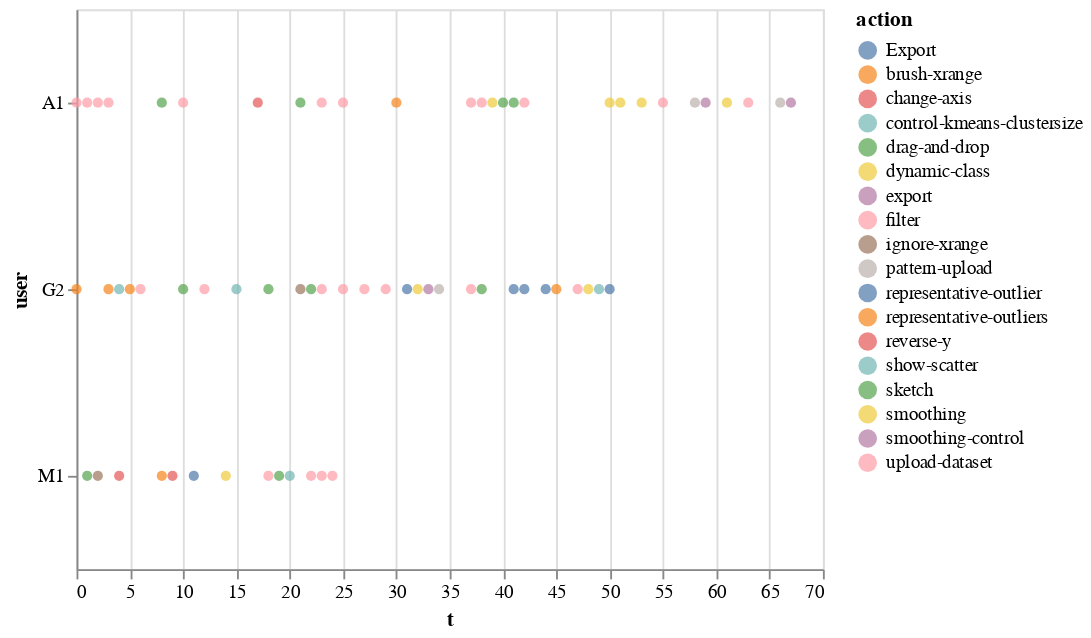

Notebook code cell kept with this figure:
### Code cell
df_feature = df[~df.action.isin(featureOnly)]
alt.Chart(df_feature).mark_circle().encode(        
    color='action',
    y="user",
    x='t'
)

### Figure 1 — Vega-Lite specification as saved in the notebook (floating-point values rounded to 4 significant figures)
{"$schema": "https://vega.github.io/schema/vega-lite/v2.6.0.json", "config": {"view": {"height": 300, "width": 400}}, "data": {"name": "data-489907108e375ffafabc38970e6211da"}, "datasets": {"data-489907108e375ffafabc38970e6211da": [{"action": "filter", "t": 0, "user": "A1"}, {"action": "representative-outliers", "t": 0, "user": "G2"}, {"action": "filter", "t": 1, "user": "A1"}, {"action": "sketch", "t": 1, "user": "M1"}, {"action": "filter", "t": 2, "user": "A1"}, {"action": "ignore-xrange", "t": 2, "user": "M1"}, {"action": "filter", "t": 3, "user": "A1"}, {"action": "representative-outliers", "t": 3, "user": "G2"}, {"action": "control-kmeans-clustersize", "t": 4, "user": "G2"}, {"action": "change-axis", "t": 4, "user": "M1"}, {"action": "representative-outliers", "t": 5, "user": "G2"}, {"action": "filter", "t": 6, "user": "G2"}, {"action": "drag-and-drop", "t": 8, "user": "A1"}, {"action": "brush-xrange", "t": 8, "user": "M1"}, {"action": "change-axis", "t": 9, "user": "M1"}, {"action": "filter", "t": 10, "user": "A1"}, {"action": "drag-and-drop", "t": 10, "user": "G2"}, {"action": "representative-outlier", "t": 11, "user": "M1"}, {"action": "filter", "t": 12, "user": "G2"}, {"action": "dynamic-class", "t": 14, "user": "M1"}, {"action": "show-scatter", "t": 15, "user": "G2"}, {"action": "reverse-y", "t": 17, "user": "A1"}, {"action": "sketch", "t": 18, "user": "G2"}, {"action": "filter", "t": 18, "user": "M1"}, {"action": "sketch", "t": 19, "user": "M1"}, {"action": "show-scatter", "t": 20, "user": "M1"}, {"action": "drag-and-drop", "t": 21, "user": "A1"}, {"action": "ignore-xrange", "t": 21, "user": "G2"}, {"action": "sketch", "t": 22, "user": "G2"}, {"action": "filter", "t": 22, "user": "M1"}, {"action": "filter", "t": 23, "user": "A1"}, {"action": "filter", "t": 23, "user": "G2"}, {"action": "filter", "t": 23, "user": "M1"}, {"action": "filter", "t": 24, "user": "M1"}, {"action": "filter", "t": 25, "user": "A1"}, {"action": "filter", "t": 25, "user": "G2"}, {"action": "filter", "t": 27, "user": "G2"}, {"action": "filter", "t": 29, "user": "G2"}, {"action": "brush-xrange", "t": 30, "user": "A1"}, {"action": "representative-outlier", "t": 31, "user": "G2"}, {"action": "smoothing", "t": 32, "user": "G2"}, {"action": "smoothing-control", "t": 33, "user": "G2"}, {"action": "pattern-upload", "t": 34, "user": "G2"}, {"action": "filter", "t": 37, "user": "A1"}, {"action": "filter", "t": 37, "user": "G2"}, {"action": "filter", "t": 38, "user": "A1"}, {"action": "drag-and-drop", "t": 38, "user": "G2"}, {"action": "smoothing", "t": 39, "user": "A1"}, {"action": "sketch", "t": 40, "user": "A1"}, {"action": "sketch", "t": 41, "user": "A1"}, {"action": "Export", "t": 41, "user": "G2"}, {"action": "filter", "t": 42, "user": "A1"}, {"action": "representative-outlier", "t": 42, "user": "G2"}, {"action": "Export", "t": 44, "user": "G2"}, {"action": "brush-xrange", "t": 45, "user": "G2"}, {"action": "upload-dataset", "t": 47, "user": "G2"}, {"action": "smoothing", "t": 48, "user": "G2"}, {"action": "control-kmeans-clustersize", "t": 49, "user": "G2"}, {"action": "dynamic-class", "t": 50, "user": "A1"}, {"action": "representative-outlier", "t": 50, "user": "G2"}, {"action": "dynamic-class", "t": 51, "user": "A1"}, {"action": "dynamic-class", "t": 53, "user": "A1"}, {"action": "filter", "t": 55, "user": "A1"}, {"action": "pattern-upload", "t": 58, "user": "A1"}, {"action": "export", "t": 59, "user": "A1"}, {"action": "dynamic-class", "t": 61, "user": "A1"}, {"action": "filter", "t": 63, "user": "A1"}, {"action": "pattern-upload", "t": 66, "user": "A1"}, {"action": "export", "t": 67, "user": "A1"}]}, "encoding": {"color": {"field": "action", "type": "nominal"}, "x": {"field": "t", "type": "quantitative"}, "y": {"field": "user", "type": "nominal"}}, "mark": "circle"}
